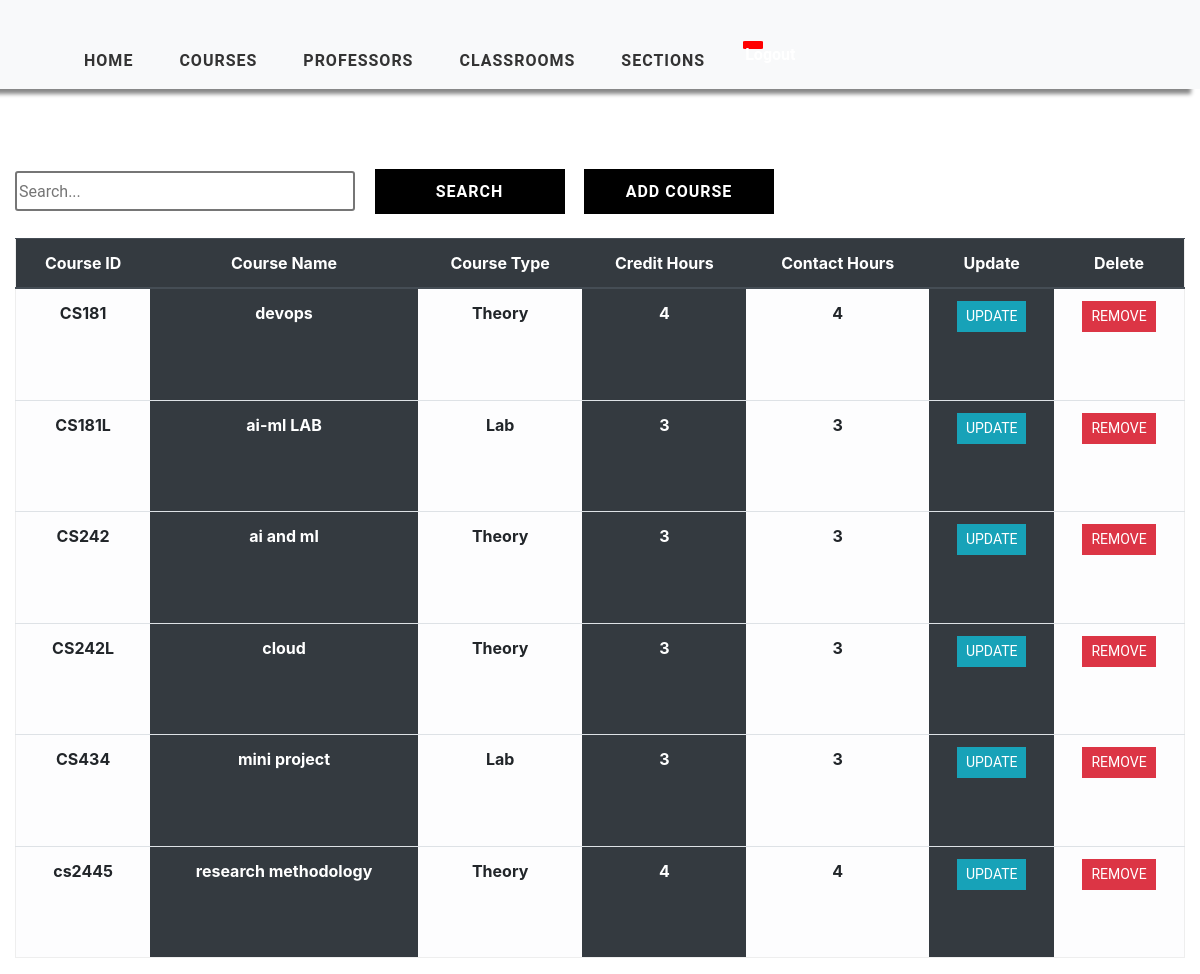
The app's page /course_view/ (signed in), older data.
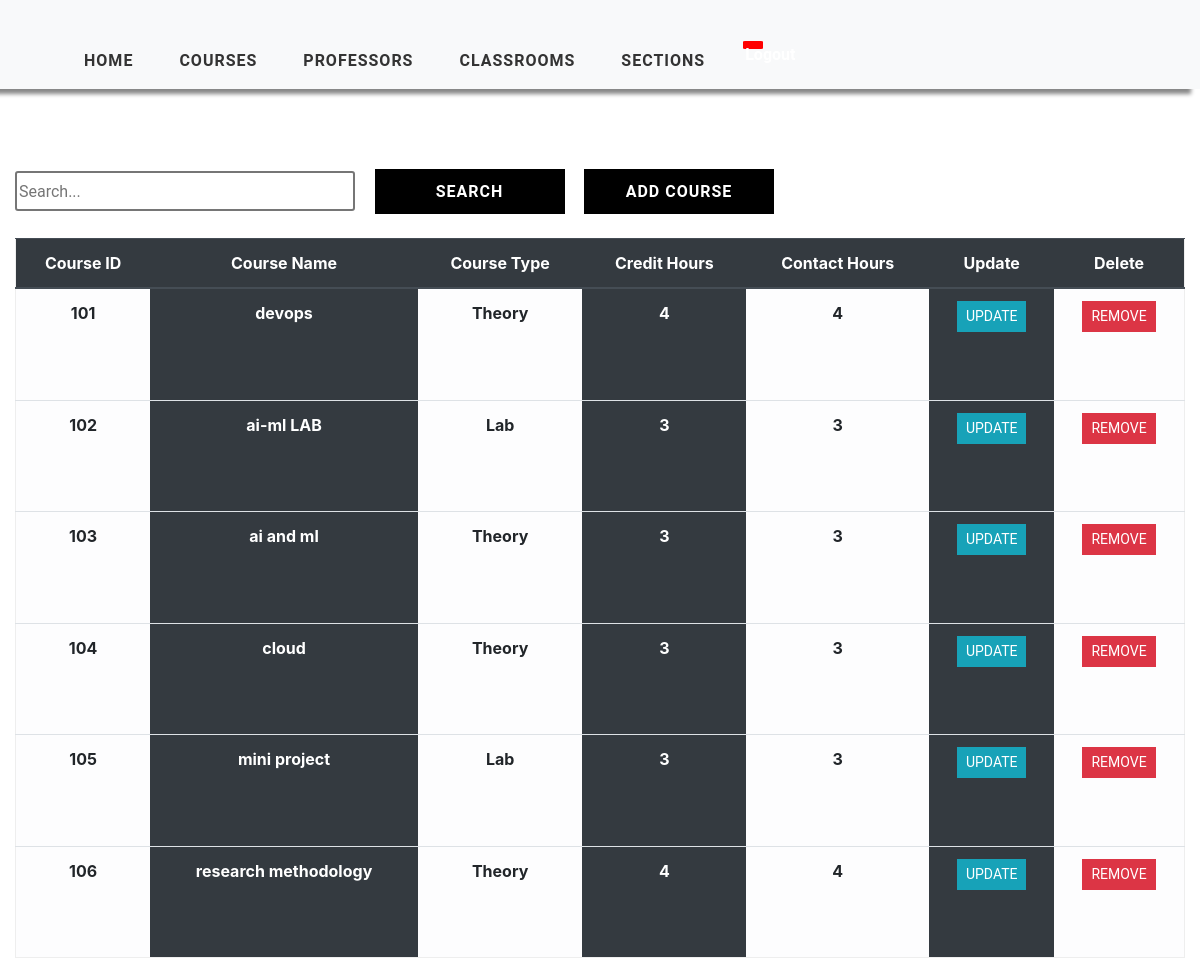
The same page, newer data.
### timetableapp/models.py (models this page shows, shortened)
class Course(models.Model):
    COURSE_TYPE = (
        ('Theory', 'Theory'),
        ('Lab', 'Lab')
    )
    course_id = models.CharField(max_length=1000, primary_key=True)
    course_name = models.CharField(max_length=1000, null=True)
    course_type = models.CharField(max_length=200, null=True, choices=COURSE_TYPE)
    credit_hours = models.IntegerField(null=True)
    contact_hours = models.IntegerField(null=True)

### timetableapp/views.py (the view)
# urls.py: path('course_view/', views.CourseTable, name='course_view'),
@login_required(login_url='login')
def CourseTable(request):
    course = Course.objects.all()
    context = {'course': course}
    return render(request, 'timetableapp/CourseTable.html', context)

### timetableapp/templates/timetableapp/CourseTable.html (shortened to what this page needs)
{% extends 'timetableapp/main.html' %}
{% load static %}
{% block content %}
    <div class="container-fluid">
    <div class="search">
        <input type="text" class="searchbox" placeholder="Search...">
        <input type="submit" value="Search" class="searchButton">
        <a href="{% url 'add-course' %}"><button class="searchButton">Add Course </button></a>
    </div>
	<div class="table-responsive-lg">
        <table class="table ">
            <thead class="thead-dark">
			<tr>
                <div class="header__item filter__link" >
                   <th scope="col" class="text-center">Course ID</th>
                </div>
                <div class="header__item filter__link">
                  <th class="text-center" scope="col">Course Name</th>
                </div>
                <div class="header__item filter__link">
                   <th class="text-center" scope="col">Course Type</th>
                </div>
                <div class="header__item filter__link" >
                   <th class="text-center" scope="col">Credit Hours</th>
                </div>
                <div class="header__item filter__link">
                   <th class="text-center" scope="col">Contact Hours</th>
                </div>
                <div class="header__item filter__link">
                    <th class="text-center" scope="col"> Update</th>
                </div>
                <div class="header__item filter__link">
                     <th class="text-center" scope="col">Delete</th>
                </div>
			</tr>
            </thead>
                {% for corse in course %}
				<tr>
                        <th scope="row" class="table-light text-center">{{ corse.course_id }}</th>
						<th scope="row" class="table-dark text-center"  >{{ corse.course_name }}</th>
						<th scope="row" class="table-light text-center"> {{ corse.course_type}}</th>
						<th scope="row" class="table-dark text-center"> {{ corse.credit_hours}}</th>
                        <th scope="row" class="table-light text-center"> {{ corse.contact_hours}}</th>
                        <th scope="row" class="table-dark text-center"> <a href="{% url 'update-course' corse.course_id %}" class="btn btn-sm btn-info">Update</a></th>
                        <th scope="row" class="table-light text-center"> <a href="{% url 'delete-course' corse.course_id %}" class="btn btn-sm btn-danger" >Remove</a></th>
					</tr>
                {% endfor %}
        </table>
</div>
    </div>
{% endblock %}

### timetableapp/templates/timetableapp/main.html (shortened to what this page needs)
<!DOCTYPE html>
<html lang="en">
<head>
    {% load static %}
	<link href="{% static 'css/style.css' %}" rel="stylesheet">
    <link href="{% static 'css/tables.css' %}" rel="stylesheet">
    <link href="{% static 'css/add.css' %}" rel="stylesheet">
    <link href="{% static 'css/nav.css' %}" rel="stylesheet">
    <link rel="stylesheet" href="https://maxcdn.bootstrapcdn.com/bootstrap/4.5.0/css/bootstrap.min.css">
    <link rel="stylesheet" href="https://stackpath.bootstrapcdn.com/font-awesome/4.7.0/css/font-awesome.min.css">
    <link rel="stylesheet" src="extensions/sticky-header/bootstrap-table-sticky-header.css">
</head>
<body>
            <nav id="header"  class="navbar navbar-expand-lg navbar-light bg-light">
                <div class="container-fluid">
                    <div class="collapse navbar-collapse collapse" data-toggle="collapse" aria-expanded="false"  id="navbarSupportedContent">
                        <ul class="nav navbar-nav ">
                            <li class="nav-item text-center active">
                                <a class="nav-link link" href="{% url 'selection' %}">Home</a>
                            </li>
                            <li class="nav-item text-center">
                                <a class="nav-link link" href="{% url 'add-course' %}">Courses</a>
                            </li>
                            <li class="nav-item text-center">
                                <a class="nav-link link" href="{% url 'add-professor' %}">Professors</a>
                            </li>
                            <li class="nav-item text-center">
                                <a class="nav-link link"  href="{% url 'add-classroom' %}">Classrooms </a>
                            </li>
                            <li class="nav-item text-center">
                                <a class="nav-link link" href="{% url 'add-class' %}">Sections</a>
                            </li>
                            <a class="logout text-center" style="" href="{% url 'logout' %}" >
                            <li class="nav-item text-center">
                                Logout
                            </li>
                            </a>
                        </ul>
                    </div>
                </div>
            </nav>
        {% block content %}
        {% endblock %}
</body>
</html>

### static/css/style.css (style rules this page uses)
a { cursor: pointer; }
#header { width: 100%; background:#fff; box-shadow:-9px 5px 4px #888888 !important; overflow:auto; position: sticky; top: 0; }
#header ul { padding:33px 0 0 45px; }
#header li { list-style:none; margin-right:30px; }
#header li a.link { font-weight:700; color:#333; font-size: 16px; text-decoration:none; text-transform:uppercase; letter-spacing:1px; }
.logout { width:30px !important; height:30px !important; background-color:red !important; color:white !important; }

### static/css/tables.css (style rules this page uses)
*, *:before, *:after { box-sizing: border-box; }
body { font-family: "Roboto", sans-serif; margin: 0; }
.table { border: 1px solid #eeeeee; overflow-y: auto; overflow-x: auto; overflow-style: marquee-line; height: 720px; }
.table-data, .header__item { flex: 1 1 20%; text-align: center; font-family: Roboto, sans-serif; font-weight: bold; }
.header__item { text-transform: uppercase; }
.filter__link { color: white; text-decoration: none; position: relative; display: inline-block; padding-left: 24px; padding-right: 24px; }
.filter__link::after { content: ""; position: absolute; right: -18px; color: white; font-size: 12px; top: 50%; transform: translateY(-50%); }
.btn { border-radius: 0 !important; font-family: Roboto, sans-serif !important; text-transform: uppercase; }
.search { display: inline-block; }
.searchbox { width: 340px; height: 40px; border-style: solid; border-radius: 3px; font-family: Roboto, sans-serif; text-align: justify; }
.searchButton { width: 190px; height: 45px ; font-family: Roboto, sans-serif; text-transform: uppercase; letter-spacing: 1px; font-weight: bolder; color: white ; background: black; margin-left: 15px; margin-top: 40px; border-color: black ; border-radius: 0 ; border-style: solid; border-width: 3px ; }

### static/css/nav.css (style rules this page uses)
.navbar { padding: 15px 10px; background: #fff; border: none; border-radius: 0; margin-bottom: 40px; box-shadow: 1px 1px 3px rgba(0, 0, 0, 0.1); }
.nav-item { font-family: Roboto, sans-serif !important; font-weight: bold; text-transform: capitalize; }

Row changes from the older to the newer data that the page shows:
removed Course: course_id "CS181", course_name "devops", course_type "Theory", credit_hours "4", contact_hours "4"
removed Course: course_id "CS181L", course_name "ai-ml LAB", course_type "Lab", credit_hours "3", contact_hours "3"
removed Course: course_id "CS242", course_name "ai and ml", course_type "Theory", credit_hours "3", contact_hours "3"
removed Course: course_id "CS242L", course_name "cloud", course_type "Theory", credit_hours "3", contact_hours "3"
removed Course: course_id "CS434", course_name "mini project", course_type "Lab", credit_hours "3", contact_hours "3"
removed Course: course_id "cs2445", course_name "research methodology", course_type "Theory", credit_hours "4", contact_hours "4"
added Course: course_id "101", course_name "devops", course_type "Theory", credit_hours "4", contact_hours "4"
added Course: course_id "102", course_name "ai-ml LAB", course_type "Lab", credit_hours "3", contact_hours "3"
added Course: course_id "103", course_name "ai and ml", course_type "Theory", credit_hours "3", contact_hours "3"
added Course: course_id "104", course_name "cloud", course_type "Theory", credit_hours "3", contact_hours "3"
added Course: course_id "105", course_name "mini project", course_type "Lab", credit_hours "3", contact_hours "3"
added Course: course_id "106", course_name "research methodology", course_type "Theory", credit_hours "4", contact_hours "4"
